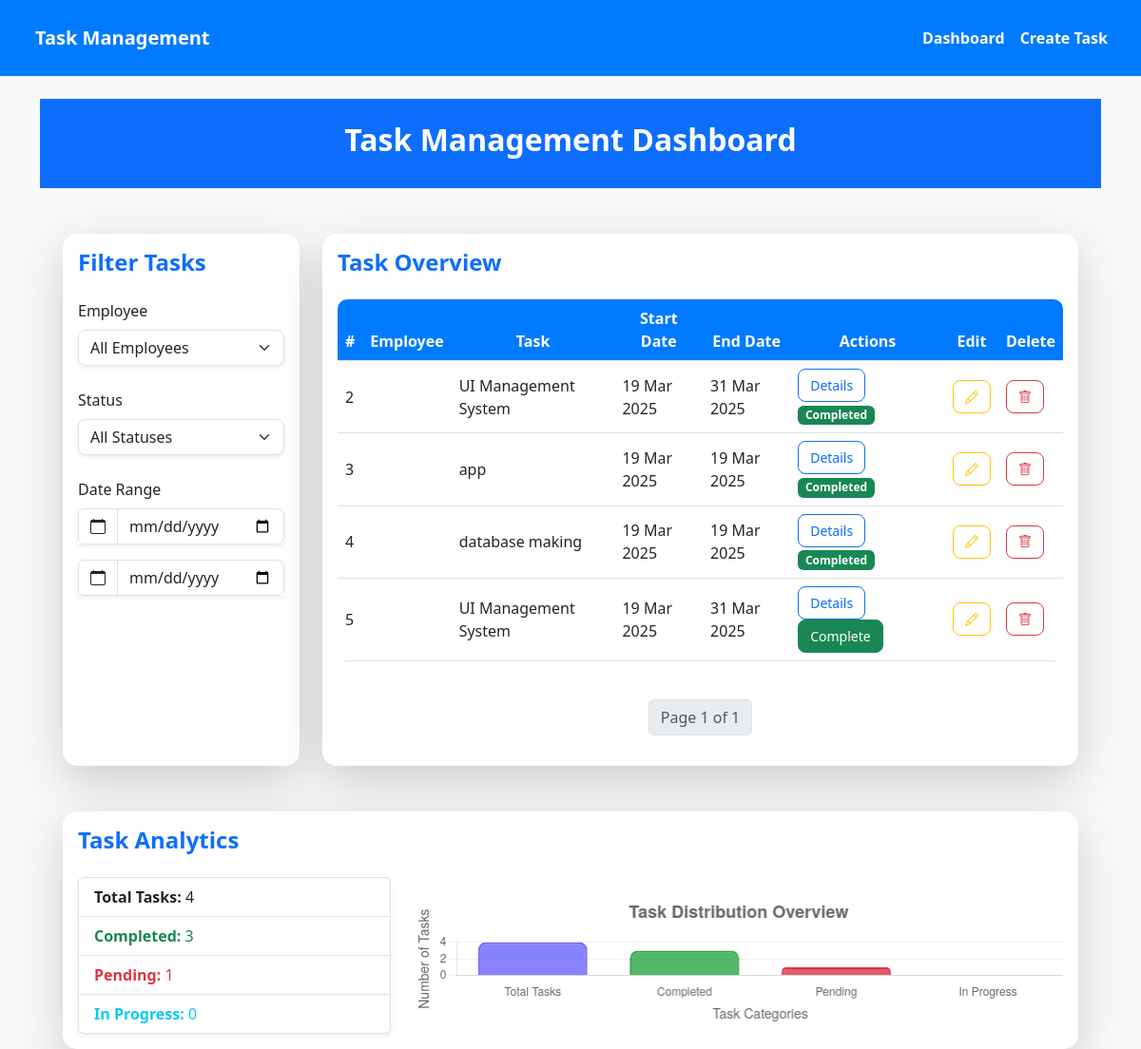
The app's page / (signed in) with its own data.
### task/models.py (models this page shows, shortened)
class TaskAssignment(models.Model):
    STATUS_CHOICES = [
        ('Pending', 'Pending'),
        ('In Progress', 'In Progress'),
        ('Completed', 'Completed')
    ]
    assignment_id = models.AutoField(primary_key=True)
    task = models.ForeignKey(Task, on_delete=models.CASCADE, related_name='assignments',
                            help_text="The task being assigned")
    employee = models.ForeignKey(Employee, on_delete=models.CASCADE, related_name='assigned_tasks',
                                help_text="The employee to whom the task is assigned")
    assigned_by = models.ForeignKey(User, on_delete=models.CASCADE, related_name='tasks_assigned',
                                   help_text="The user who assigned the task")
    assigned_date = models.DateTimeField(auto_now_add=True, help_text="The date the task was assigned")
    status = models.CharField(max_length=200, choices=STATUS_CHOICES, default='Pending',
                             help_text="The current status of the task")
    completed_at = models.DateTimeField(null=True, blank=True, help_text="The date the task was completed")

class Task(models.Model):
    TASK_PRIORITY_CHOICES = [
        ('High', 'High'),
        ('Medium', 'Medium'),
        ('Low', 'Low')
    ]
    TASK_TYPE_CHOICES = [
        ('Individual', 'Individual'),
        ('Team', 'Team')
    ]
    task_id = models.AutoField(primary_key=True)
    task_title = models.CharField(max_length=100, help_text="The title of the task")
    task_description = models.CharField(max_length=300, help_text="A brief description of the task")
    task_priority = models.CharField(max_length=200, choices=TASK_PRIORITY_CHOICES, default='Medium',
                                    help_text="The priority level of the task")
    start_date = models.DateField(help_text="The start date of the task")
    end_date = models.DateField(help_text="The end date of the task")
    task_type = models.CharField(max_length=50, choices=TASK_TYPE_CHOICES, default='Individual',
                                help_text="The type of task (Individual or Team)")
    created_at = models.DateTimeField(auto_now_add=True, help_text="The date the task was created")
    updated_at = models.DateTimeField(auto_now=True, help_text="The date the task was last updated")

### task/views.py (the view, shortened to what this page needs)
# urls.py: path('', views.dashboard, name='dashboard'),
@login_required
def dashboard(request):
    if request.user.is_superuser:  # Admins see all tasks
        tasks = TaskAssignment.objects.all()
    elif request.user.groups.filter(name__in=['TeamLeader', 'Manager']).exists():  # Team Leaders/Managers see their assigned tasks or tasks assigned to them
        tasks = TaskAssignment.objects.filter(assigned_by=request.user) | TaskAssignment.objects.filter(employee__user=request.user)
    else:  # Employees see only tasks assigned to them
        tasks = TaskAssignment.objects.filter(employee__user=request.user)
    employee_filter = request.GET.get('employee')
    status_filter = request.GET.get('status')
    start_date_from = request.GET.get('start_date_from')
    start_date_to = request.GET.get('start_date_to')
    if employee_filter and request.user.is_superuser:  # Admin-only filter
        tasks = tasks.filter(employee__user__username=employee_filter)
    if status_filter:
        tasks = tasks.filter(status=status_filter)
    if start_date_from and start_date_to:
        tasks = tasks.filter(task__start_date__range=[start_date_from, start_date_to])
    paginator = Paginator(tasks, 10)
    page_number = request.GET.get('page')
    page_obj = paginator.get_page(page_number)
    total_tasks = tasks.count()
    completed = tasks.filter(status='Completed').count()
    pending = tasks.filter(status='Pending').count()
    in_progress = tasks.filter(status='In Progress').count()
    employees = User.objects.filter(employee_account__isnull=False).exclude(id=request.user.id) if request.user.is_superuser else []
    context = {
        'page_obj': page_obj,
        'stats': {'total': total_tasks, 'completed': completed, 'pending': pending, 'in_progress': in_progress},
        'employees': employees,
        'is_admin': request.user.is_superuser,
    }
    return render(request, 'dashboard.html', context)

### task/templates/dashboard.html (shortened to what this page needs)
    {% extends 'base.html' %}
    {% block header %}
        <header class="bg-primary text-white py-4 mb-5">
            <h2 class="text-center fw-bold">Task Management Dashboard</h2>
        </header>
    {% endblock %}
    {% block content %}
    <div class="container-fluid px-4">
        <div class="row g-4">
            <div class="col-lg-3 col-md-4">
                <div class="card border-0 shadow-lg h-100">
                    <div class="card-body">
                        <h4 class="fw-semibold mb-4 text-primary">Filter Tasks</h4>
                        <form method="GET">
                            {% if is_admin %}
                            <div class="mb-4">
                                <label class="form-label fw-medium">Employee</label>
                                <select name="employee" class="form-select shadow-sm" onchange="this.form.submit()">
                                    <option value="">All Employees</option>
                                </select>
                            </div>
                            {% endif %}
                            <div class="mb-4">
                                <label class="form-label fw-medium">Status</label>
                                <select name="status" class="form-select shadow-sm" onchange="this.form.submit()">
                                    <option value="">All Statuses</option>
                                </select>
                            </div>
                            <div class="mb-4">
                                <label class="form-label fw-medium">Date Range</label>
                                <div class="input-group mb-3 shadow-sm">
                                    <span class="input-group-text bg-white"><i class="bi bi-calendar"></i></span>
                                    <input type="date" name="start_date_from" value="{{ request.GET.start_date_from }}" class="form-control" onchange="this.form.submit()">
                                </div>
                                <div class="input-group shadow-sm">
                                    <span class="input-group-text bg-white"><i class="bi bi-calendar"></i></span>
                                    <input type="date" name="start_date_to" value="{{ request.GET.start_date_to }}" class="form-control" onchange="this.form.submit()">
                                </div>
                            </div>
                        </form>
                    </div>
                </div>
            </div>
            <div class="col-lg-9 col-md-8">
                <div class="card border-0 shadow-lg">
                    <div class="card-body">
                        <h4 class="fw-semibold mb-4 text-primary">Task Overview</h4>
                        <div class="table-responsive">
                            <table class="table table-hover align-middle">
                                <thead class="bg-light">
                                    <tr>
                                        <th>#</th>
                                        <th>Employee</th>
                                        <th>Task</th>
                                        <th>Start Date</th>
                                        <th>End Date</th>
                                        <th>Actions</th>
                                        <th>Edit</th>
                                        <th>Delete</th>
                                    </tr>
                                </thead>
                                <tbody>
                                    {% for task in page_obj %}
                                        <tr>
                                            <td>{{ forloop.counter|add:page_obj.start_index|default:1 }}</td>
                                            <td>{{ task.employee.username }}</td>
                                            <td>{{ task.task.task_title }}</td>
                                            <td>{{ task.task.start_date|date:'d M Y' }}</td>
                                            <td>{{ task.task.end_date|date:'d M Y' }}</td>
                                            <td>
                                                <a href="{% url 'task_detail' task.task_id %}" class="btn btn-outline-primary btn-sm me-2">Details</a>
                                                {% if task.status != 'Completed' %}
                                                    <form method="POST" class="d-inline">
                                                        <button type="submit" class="btn btn-success btn-sm">Complete</button>
                                                    </form>
                                                {% else %}
                                                    <span class="badge bg-success">Completed</span>
                                                {% endif %}
                                            </td>
                                            <td><a href="{% url 'update_task' task.assignment_id %}" class="btn btn-outline-warning btn-sm"><i class="bi bi-pencil"></i></a></td>
                                            <td><a href="{% url 'delete_task' task.assignment_id %}" class="btn btn-outline-danger btn-sm"><i class="bi bi-trash"></i></a></td>
                                        </tr>
                                    {% empty %}
                                        <tr><td colspan="8" class="text-center py-4">No tasks available</td></tr>
                                    {% endfor %}
                                </tbody>
                            </table>
                        </div>
                        <nav aria-label="Page navigation" class="mt-4">
                            <ul class="pagination justify-content-center">
                                <li class="page-item disabled">
                                    <span class="page-link">Page {{ page_obj.number }} of {{ page_obj.paginator.num_pages }}</span>
                                </li>
                            </ul>
                        </nav>
                    </div>
                </div>
            </div>
        </div>
        <div class="row g-4 mt-4">
            <div class="col-12">
                <div class="card border-0 shadow-lg">
                    <div class="card-body">
                        <h4 class="fw-semibold mb-4 text-primary">Task Analytics</h4>
                        <div class="row align-items-center">
                            <div class="col-md-4">
                                <div class="list-group shadow-sm">
                                    <div class="list-group-item"><strong>Total Tasks:</strong> {{ stats.total }}</div>
                                    <div class="list-group-item text-success"><strong>Completed:</strong> {{ stats.completed }}</div>
                                    <div class="list-group-item text-danger"><strong>Pending:</strong> {{ stats.pending }}</div>
                                    <div class="list-group-item text-info"><strong>In Progress:</strong> {{ stats.in_progress }}</div>
                                </div>
                            </div>
                            <div class="col-md-8">
                                <canvas id="taskChart" style="max-height: 400px;"></canvas>
                            </div>
                        </div>
                    </div>
                </div>
            </div>
        </div>
    </div>
    {% block scripts %}
    <link href="https://cdn.jsdelivr.net/npm/bootstrap-icons/font/bootstrap-icons.css" rel="stylesheet">
    <script>
        document.addEventListener('DOMContentLoaded', function() {
            const ctx = document.getElementById('taskChart').getContext('2d');
            const taskChart = new Chart(ctx, {
                type: 'bar',
                data: {
                    labels: ['Total Tasks', 'Completed', 'Pending', 'In Progress'],
                    datasets: [{
                        label: 'Task Statistics',
                        data: [{{ stats.total }}, {{ stats.completed }}, {{ stats.pending }}, {{ stats.in_progress }}],
                        backgroundColor: [
                            'rgba(108, 99, 255, 0.8)',  // Purple
                            'rgba(40, 167, 69, 0.8)',   // Green
                            'rgba(220, 53, 69, 0.8)',   // Red
                            'rgba(255, 193, 7, 0.8)'    // Yellow
                        ],
                        borderColor: [
                            'rgba(108, 99, 255, 1)',
                            'rgba(40, 167, 69, 1)',
                            'rgba(220, 53, 69, 1)',
                            'rgba(255, 193, 7, 1)'
                        ],
                        borderWidth: 2,
                        borderRadius: 8
                    }]
                },
                options: {
                    responsive: true,
                    maintainAspectRatio: false,
                    scales: {
                        y: {
                            beginAtZero: true,
                            grid: { color: 'rgba(0, 0, 0, 0.05)' },
                            title: {
                                display: true,
                                text: 'Number of Tasks',
                                font: { size: 14 }
                            }
                        },
                        x: {
                            grid: { display: false },
                            title: {
                                display: true,
                                text: 'Task Categories',
                                font: { size: 14 }
                            }
                        }
                    },
                    plugins: {
                        legend: { display: false },
                        title: {
                            display: true,
                            text: 'Task Distribution Overview',
                            font: { size: 18 },
                            padding: 20
                        }
                    }
                }
            });
        });
    </script>
    {% endblock %}
    {% endblock %}

### task/templates/base.html (shortened to what this page needs)
<!DOCTYPE html>
<html lang="en">
<head>
    <link rel="stylesheet" href="https://cdn.jsdelivr.net/npm/bootstrap@5.3.0/dist/css/bootstrap.min.css">
</head>
<body>
    <nav class="navbar navbar-expand-lg">
        <div class="container-fluid">
            <a class="navbar-brand text-white" href="#">Task Management</a>
            <div class="collapse navbar-collapse" id="navbarNav">
                <ul class="navbar-nav ms-auto">
                    <li class="nav-item"><a class="nav-link text-white" href="{% url 'dashboard' %}">Dashboard</a></li>
                    <li class="nav-item"><a class="nav-link text-white" href="{% url 'create_task' %}">Create Task</a></li>
                </ul>
            </div>
        </div>
    </nav>
    <div class="container">
        <h1 class="my-4 text-center">{% block header %}Task Management System{% endblock %}</h1>
        <div>
            {% block content %}
            {% endblock %}
        </div>
    </div>
</body>
</html>

### task/templates/base.html (style rules this page uses)
body { font-family: Arial, sans-serif; margin: 0; padding: 0; }
.navbar { background-color: #007bff; padding: 15px; }
.navbar a { color: white; text-decoration: none; font-weight: bold; padding: 10px; }
.container { margin-top: 20px; }
.table th { background-color: #007bff; color: white; text-align: center; }

### task/templates/dashboard.html (style rules this page uses)
body { background-color: #f8f9fa; font-family: 'Segoe UI', sans-serif; }
.card { border-radius: 15px; transition: transform 0.2s; }
.btn { border-radius: 8px; padding: 6px 12px; }
.table { border-radius: 10px; overflow: hidden; }
.form-select, .form-control { border-radius: 8px; }

### records on screen
TaskAssignment: task.task_title "UI Management System", task.start_date "19 Mar 2025", task.end_date "31 Mar 2025", status "Completed"
TaskAssignment: task.task_title "app", task.start_date "19 Mar 2025", task.end_date "19 Mar 2025", status "Completed"
TaskAssignment: task.task_title "database making", task.start_date "19 Mar 2025", task.end_date "19 Mar 2025", status "Completed"
TaskAssignment: task.task_title "UI Management System", task.start_date "19 Mar 2025", task.end_date "31 Mar 2025"

### other values on screen
{{ page_obj.number }} "1"
{{ page_obj.paginator.num_pages }} "1"
{{ stats.total }} "4"
{{ stats.completed }} "3"
{{ stats.pending }} "1"
{{ stats.in_progress }} "0"
chart data {{ stats.total }} 4
chart data {{ stats.completed }} 3
chart data {{ stats.pending }} 1
chart data {{ stats.in_progress }} 0
